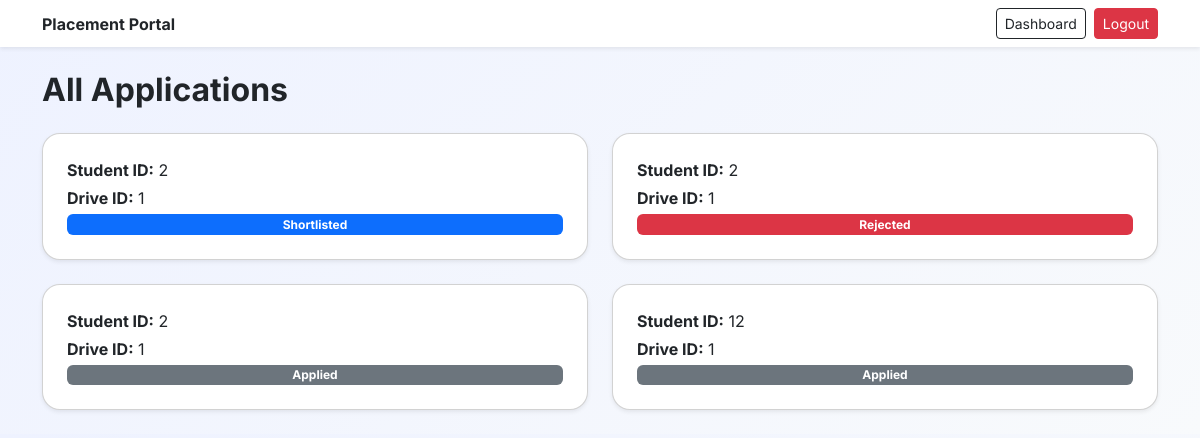
Page /admin/applications (signed in) on the earlier database version.
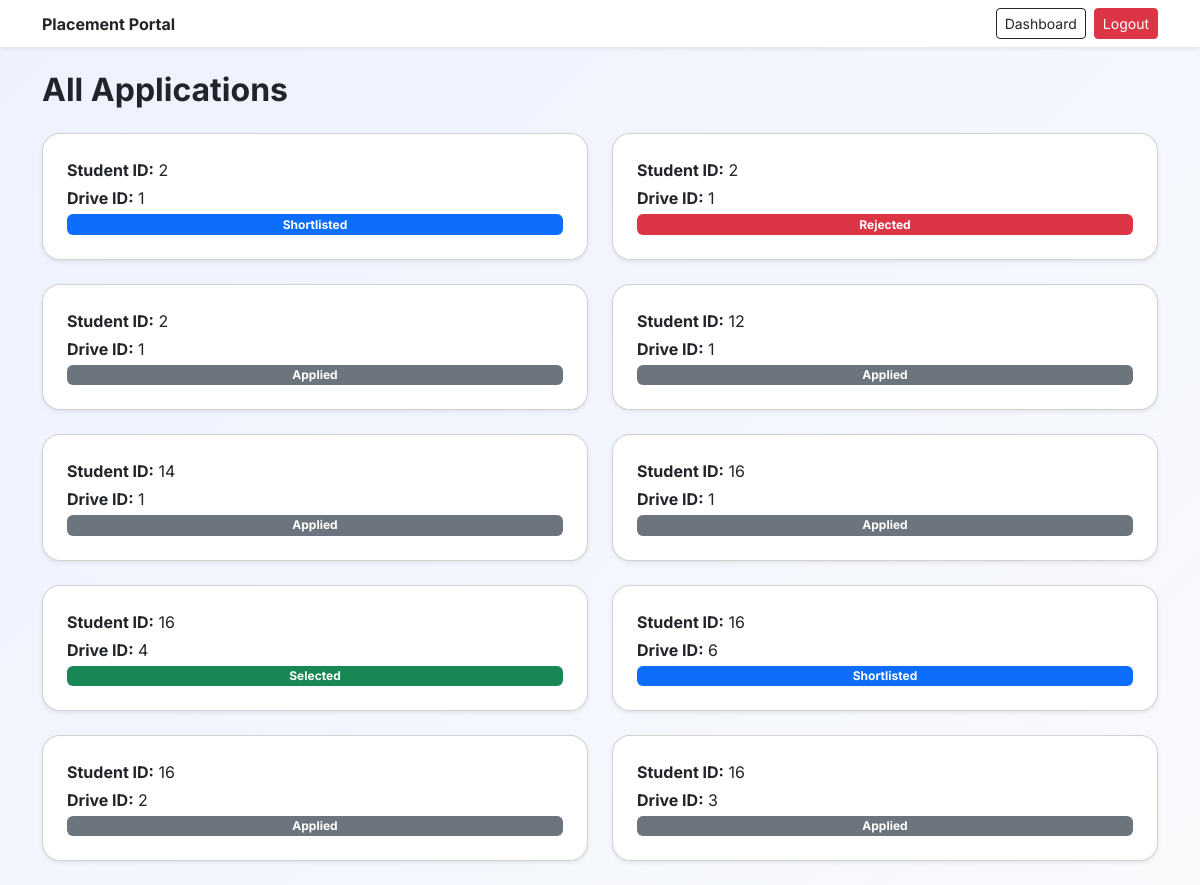
Same page on the later database version.
### app.py (models this page shows)
class Application(db.Model):
    id = db.Column(db.Integer, primary_key=True)
    student_id = db.Column(db.Integer)
    drive_id = db.Column(db.Integer)
    status = db.Column(db.String(20), default="applied")

### app.py (the view)
@app.route("/admin/applications")
def all_applications():
    if session.get("role") != "admin":
        return redirect("/")
    applications = Application.query.all()
    return render_template("admin/all_application.html", applications=applications)

### app.py (called while the page is built)
@app.before_request
def clear_session_on_restart():
    if not hasattr(app, "session_cleared"):
        session.clear()
        app.session_cleared = True

### templates/admin/all_application.html (shortened to what this page needs)
<!DOCTYPE html>
<html>
<head>
    <link href="https://cdn.jsdelivr.net/npm/bootstrap@5.3.0/dist/css/bootstrap.min.css" rel="stylesheet">
    <link rel="stylesheet" href="{{ url_for('static', filename='style.css') }}">
</head>
<body style="background: linear-gradient(135deg, #eef2ff, #f8fafc);">
<nav class="navbar navbar-light bg-white shadow-sm mb-4">
    <div class="container d-flex justify-content-between">
        <span class="fw-bold">Placement Portal</span>
        <div class="d-flex align-items-center">
            <a href="/admin" class="btn btn-outline-dark btn-sm me-2">
                Dashboard
            </a>
            <a href="/logout" class="btn btn-danger btn-sm">
                Logout
            </a>
        </div>
    </div>
</nav>
<div class="container">
<h2 class="fw-bold mb-4">All Applications</h2>
<div class="row">
{% for app in applications %}
<div class="col-md-6">
    <div class="card p-4 mb-4 shadow-sm">
        <p class="mb-1"><strong>Student ID:</strong> {{ app.student_id }}</p>
        <p class="mb-1"><strong>Drive ID:</strong> {{ app.drive_id }}</p>
        {% if app.status == "selected" %}
            <span class="badge bg-success">Selected</span>
        {% elif app.status == "shortlisted" %}
            <span class="badge bg-primary">Shortlisted</span>
        {% elif app.status == "rejected" %}
            <span class="badge bg-danger">Rejected</span>
        {% else %}
            <span class="badge bg-secondary">Applied</span>
        {% endif %}
    </div>
</div>
{% endfor %}
</div>
</div>
</body>
</html>

Differences in the rows shown:
added Application: student_id "14", drive_id "1", status "Applied"
added Application: student_id "16", drive_id "1", status "Applied"
added Application: student_id "16", drive_id "4", status "Selected"
added Application: student_id "16", drive_id "6", status "Shortlisted"
added Application: student_id "16", drive_id "2", status "Applied"
added Application: student_id "16", drive_id "3", status "Applied"
